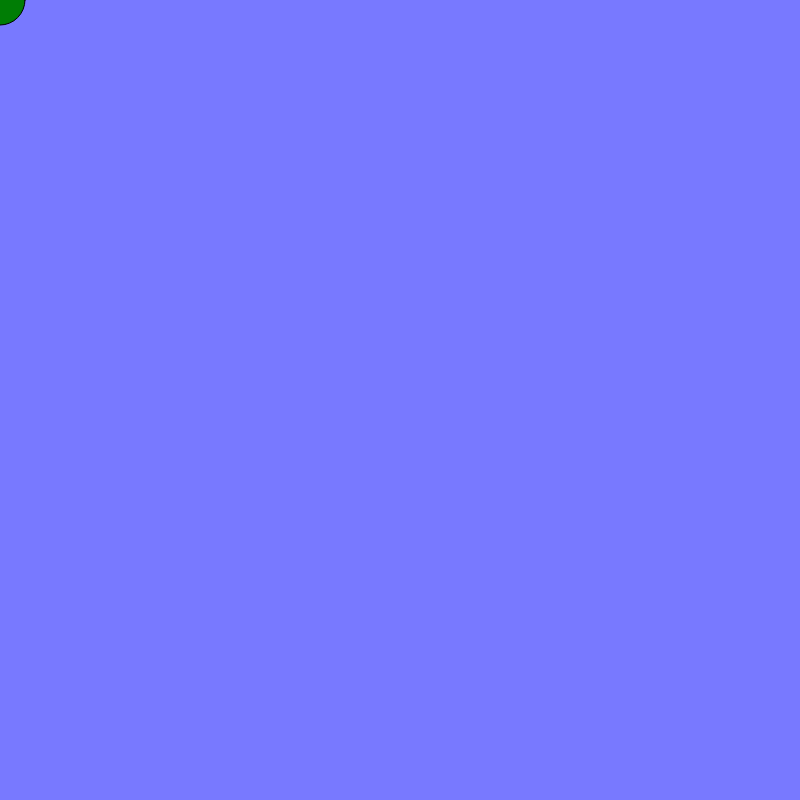
Frame 1 (no input)
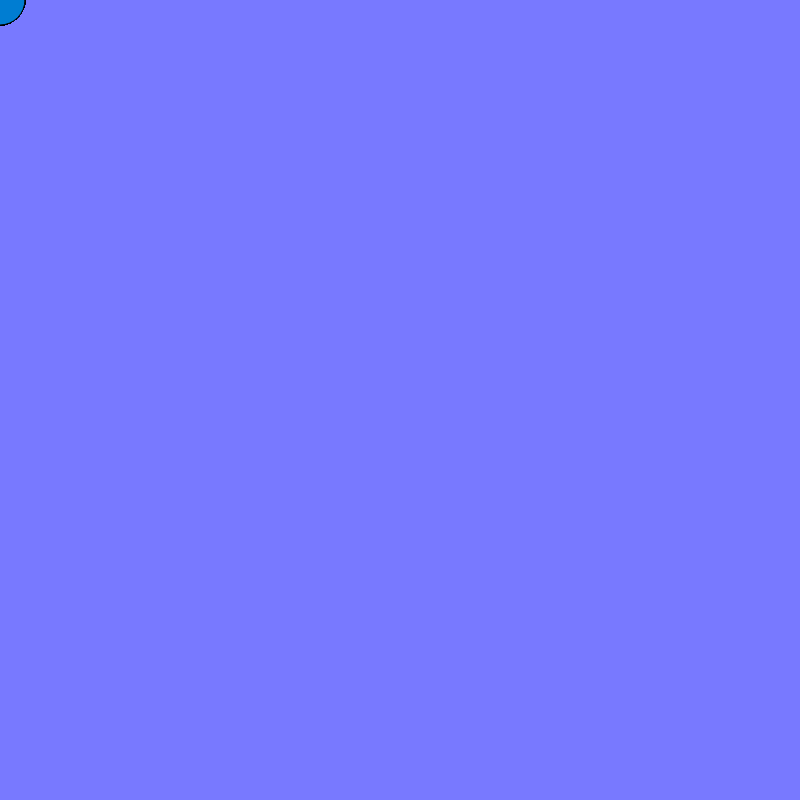
Frame 60 (no input)
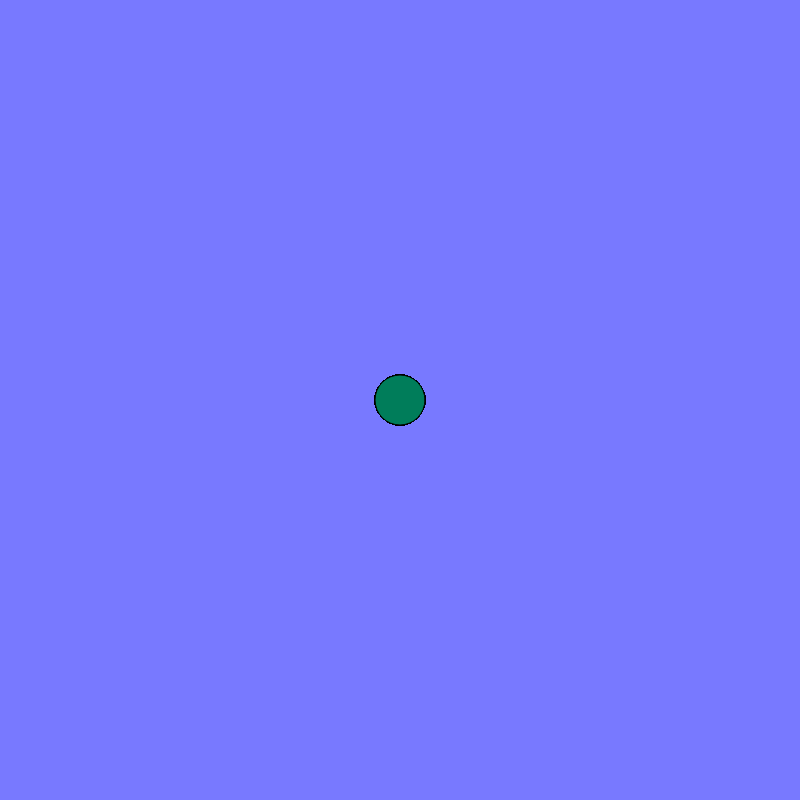
Frame 120 (the mouse pressed at the canvas centre since frame 60)

The p5.js sketch that drew these frames (run headless with seeded random() and noise() and a simulated clock; from frame 60 on, the mouse is pressed at the canvas centre):

// p5.js sketch
// ── sketch.js
let color_c = 0
let increment = 5

function setup() {
  createCanvas(800, 800);
  background(120, 121, 546);
}

function draw() {
  let x  = mouseX
  let y = mouseY

  color_c += increment
  if(color_c >= 255 || color_c <= 0){
    increment *= -1
  }
  fill(0, 125, color_c)

  circle(x, y, 50)
}

function mousePressed() {
  background(120, 121, 546);
}
